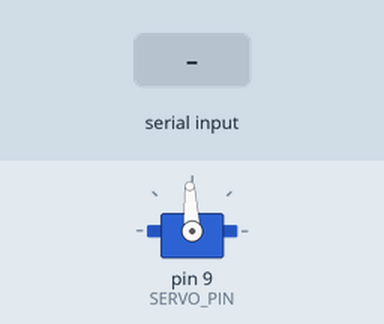
The sketch below on a simulated Arduino Uno, built with avr-gcc and run on an emulated ATmega328P. Shown: servo. The inputs (shaded band) are chosen by the test bench.

Above: at 1.2 s.
1.3 s: "c" received over Serial
At 2.0 s:
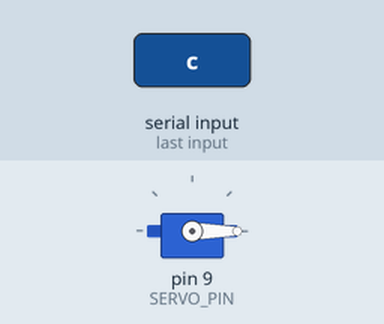
2.8 s: "w" received over Serial
At 3.1 s:
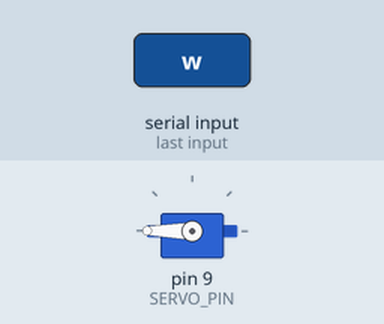
4.3 s: "s" received over Serial
At 5.5 s:
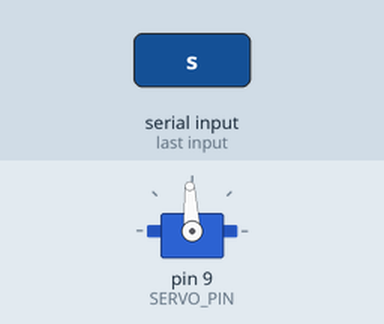
Timing chart, 0 to 7.3 s (numbered marks = the images above; inputs shaded):
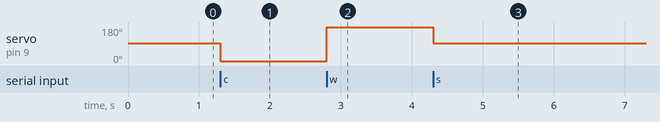

Measured:
- after the input at 1.3 s, servo on pin 9 (SERVO_PIN): 93° → 0° at once
- after the input at 2.8 s, servo on pin 9 (SERVO_PIN): 0° → 180° at once
- after the input at 4.3 s, servo on pin 9 (SERVO_PIN): 180° → 93° at once

The sketch:

servo_360_example.ino
```cpp
#include <Servo.h>

#define SERVO_PIN  9
#define CW   0
#define STOP 93 // for ds04 nfc servo
#define CCW  180

Servo myServo;
char c;

void setup()
{
    Serial.begin(57600);
    myServo.attach(SERVO_PIN);
    myServo.write(STOP);
}

void loop()
{
    while (Serial.available() > 0) {
        c = Serial.read();
        switch (c) {
            case 'c':
                myServo.write(CW);
                break;
            case 'w':
                myServo.write(CCW);
                break;
            case 's':
                myServo.write(STOP);
                break;
        }
    }
}
```
